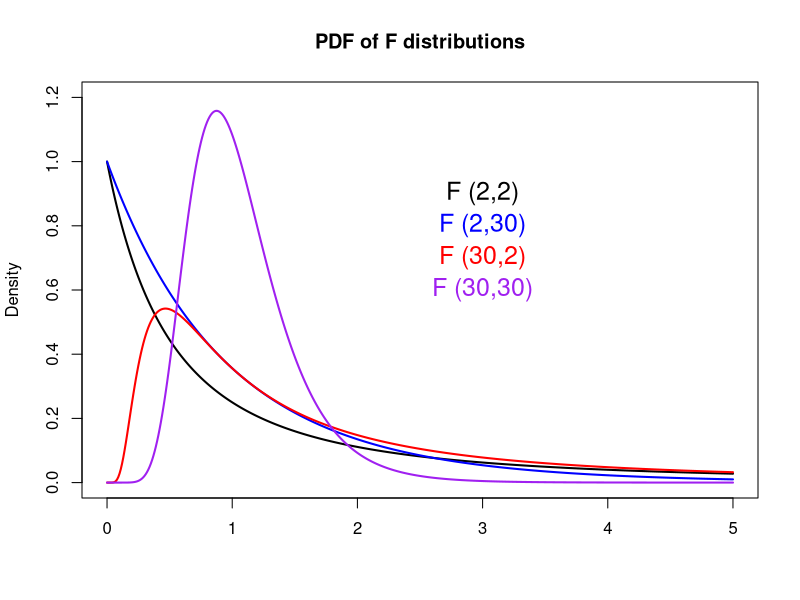
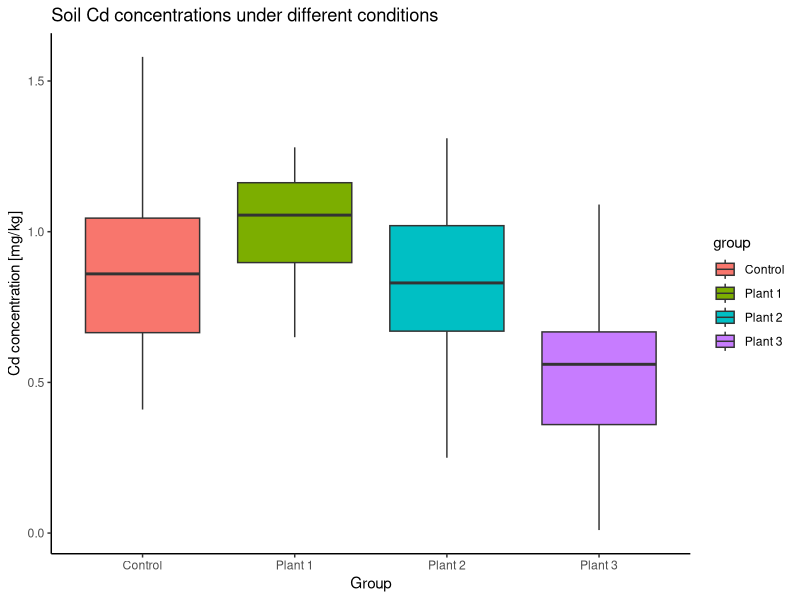

Reproduce these figures in R, in order.
## ---- chunk 1
library(ggplot2)

## ---- chunk 2

# Make a vector from 0 to 5, with a step of 0.01 
x        <- seq(0, 5.0, by=0.01)

# Get the density for each element in x
# Set the degrees of freedom to be (2,2)
density1 <- df(x, df1=2, df2=2)
# Plot Density
plot(x, density1, col="black", xlab="", ylab="Density", 
     type="l", lwd=2, cex=2, 
     xlim=c(0, 5.0), ylim=c(0,1.2),
     main="PDF of F distributions")

# Get and plot the density from another F distribution
# Set the degrees of freedom to be (2,30)
density2 <- df(x, df1=2, df2=30)
lines(x, density2, col="blue", xlab="", ylab="", 
      type="l", lwd=2, cex=2)

# Get and plot the density from another F distribution
# Set the degrees of freedom to be (30,2)
density3 <- df(x, df1=30, df2=2)
lines(x, density3, col="red", xlab="", ylab="", 
      type="l", lwd=2, cex=2)

# Get and plot the density from another F distribution
# Set the degrees of freedom to be (30,30)
density4 <- df(x, df1=30, df2=30)
lines(x, density4, col="purple", xlab="", ylab="", 
      type="l", lwd=2, cex=2)

# Add legends
text(3, 0.90, "F (2,2)",   col="black",  cex=1.5)
text(3, 0.80, "F (2,30)",  col="blue",   cex=1.5)
text(3, 0.70, "F (30,2)",  col="red",    cex=1.5)
text(3, 0.60, "F (30,30)", col="purple", cex=1.5)
## ---- chunk 3
# Sub-samples
Control  <- c(0.64, 0.91, 0.84, 0.41, 1.58, 0.48, 0.88, 0.74, 1.09, 1.28)
P1       <- c(1.20, 1.17, 0.76, 0.92, 0.65, 1.14, 1.05, 1.28, 0.89, 1.06)
P2       <- c(0.25, 1.31, 0.43, 1.18, 1.02, 0.83, 1.02, 0.66, 0.70, 0.83)
P3       <- c(0.63, 0.30, 0.49, 0.01, 0.63, 0.69, 0.68, 0.34, 1.09, 0.42)

# Number of levels
M        <- 4

# The overall sample and its size
Sample   <- c(Control,P1,P2,P3)

# Get sample size and degrees of freedom for each sub-sample
n1       <- length(Control)
df1      <- n1 -1
n2       <- length(P1)
df2      <- n2 -1
n3       <- length(P2)
df3      <- n3 -1
n4       <- length(P3)
df4      <- n4 -1

# The overall sample size
N        <- n1 + n2 + n3 + n4

# Make data frame
Cd_data  <- data.frame(Cd=c(Control, P1, P2, P3),
                      group=c(rep("Control", length(Control)),
                              rep("Plant 1", length(P1)),
                              rep("Plant 2", length(P2)),
                              rep("Plant 3", length(P3))
                      ))

# Compare boxplots
ggplot(Cd_data, aes(x=group, y=Cd, fill=group)) +
  geom_boxplot() +
  labs(title="Soil Cd concentrations under different conditions", 
       x="Group", y="Cd concentration [mg/kg]") +
  theme_classic()

# Degrees of freedoms of variability between groups
df_B     <- M-1

# Degrees of freedoms of variability within groups
df_W     <- N - M

# Compute SST
SST      <- sd(Sample)^2*(N-1)

# Compute SSW
SSW      <- sd(Control)^2*(n1-1) +
           sd(P1)^2*(n2-1) +
           sd(P2)^2*(n3-1) +
           sd(P3)^2*(n4-1)

# Compute SSB
SSB      <- n1*(mean(Control)-mean(Sample))^2 +
           n2*(mean(P1)-mean(Sample))^2 +
           n3*(mean(P2)-mean(Sample))^2 +
           n4*(mean(P3)-mean(Sample))^2

# Check SST = SSB + SSW
SST -SSB - SSW

# Get F-statistic
MSB      <- SSB/df_B
MSW      <- SSW/df_W
F_ratio  <- MSB/MSW

# Find the p-value
# The pf function gives the Cumulative Distribution Function (CDF) 
# of the F distribution in R, which is the probability that 
# the variable takes a value lower or equal to a threshold (here F_ratio).
# Here we that 1-pf to get the probability that the 
# variable takes a value higher than the threshold (F_ratio).
P_value  <- 1 - pf(F_ratio, df1=df_B, df2=df_W)

print(P_value)

## ---- chunk 4
oneway.test(Cd ~ group, data=Cd_data, var.equal = T) 
## ---- chunk 5
res_aov <- aov(Cd ~ group,data=Cd_data)
summary(res_aov)
